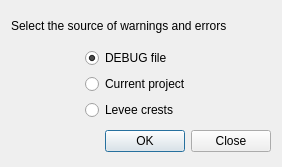
<?xml version="1.0" encoding="UTF-8"?>
<ui version="4.0">
 <class>errors_and_warnings_dlg</class>
 <widget class="QDialog" name="errors_and_warnings_dlg">
  <property name="geometry">
   <rect>
    <x>0</x>
    <y>0</y>
    <width>282</width>
    <height>167</height>
   </rect>
  </property>
  <property name="sizePolicy">
   <sizepolicy hsizetype="Minimum" vsizetype="Fixed">
    <horstretch>0</horstretch>
    <verstretch>0</verstretch>
   </sizepolicy>
  </property>
  <property name="acceptDrops">
   <bool>false</bool>
  </property>
  <property name="windowTitle">
   <string>Warnings and Errors</string>
  </property>
  <layout class="QGridLayout" name="gridLayout_2">
   <item row="0" column="0" colspan="3">
    <widget class="QLabel" name="label_4">
     <property name="text">
      <string>&lt;html&gt;&lt;head/&gt;&lt;body&gt;&lt;p&gt;Select the source of warnings and errors&lt;/p&gt;&lt;/body&gt;&lt;/html&gt;</string>
     </property>
    </widget>
   </item>
   <item row="1" column="0">
    <spacer name="horizontalSpacer">
     <property name="orientation">
      <enum>Qt::Horizontal</enum>
     </property>
     <property name="sizeHint" stdset="0">
      <size>
       <width>74</width>
       <height>20</height>
      </size>
     </property>
    </spacer>
   </item>
   <item row="1" column="1">
    <layout class="QGridLayout" name="gridLayout">
     <item row="0" column="0">
      <widget class="QRadioButton" name="debug_file_radio">
       <property name="text">
        <string>DEBUG file        </string>
       </property>
       <property name="checked">
        <bool>true</bool>
       </property>
      </widget>
     </item>
     <item row="1" column="0">
      <widget class="QRadioButton" name="current_project_radio">
       <property name="text">
        <string>Current project</string>
       </property>
      </widget>
     </item>
     <item row="2" column="0">
      <widget class="QRadioButton" name="levee_crest_radio">
       <property name="text">
        <string>Levee crests</string>
       </property>
      </widget>
     </item>
    </layout>
   </item>
   <item row="1" column="2">
    <spacer name="horizontalSpacer_2">
     <property name="orientation">
      <enum>Qt::Horizontal</enum>
     </property>
     <property name="sizeHint" stdset="0">
      <size>
       <width>73</width>
       <height>20</height>
      </size>
     </property>
    </spacer>
   </item>
   <item row="2" column="0">
    <spacer name="horizontalSpacer_3">
     <property name="orientation">
      <enum>Qt::Horizontal</enum>
     </property>
     <property name="sizeHint" stdset="0">
      <size>
       <width>74</width>
       <height>20</height>
      </size>
     </property>
    </spacer>
   </item>
   <item row="2" column="1" colspan="2">
    <widget class="QDialogButtonBox" name="errors_OK_btn">
     <property name="sizePolicy">
      <sizepolicy hsizetype="Preferred" vsizetype="Preferred">
       <horstretch>0</horstretch>
       <verstretch>0</verstretch>
      </sizepolicy>
     </property>
     <property name="orientation">
      <enum>Qt::Horizontal</enum>
     </property>
     <property name="standardButtons">
      <set>QDialogButtonBox::Close|QDialogButtonBox::Ok</set>
     </property>
     <property name="centerButtons">
      <bool>false</bool>
     </property>
    </widget>
   </item>
  </layout>
 </widget>
 <resources/>
 <connections>
  <connection>
   <sender>errors_OK_btn</sender>
   <signal>accepted()</signal>
   <receiver>errors_and_warnings_dlg</receiver>
   <slot>accept()</slot>
   <hints>
    <hint type="sourcelabel">
     <x>270</x>
     <y>391</y>
    </hint>
    <hint type="destinationlabel">
     <x>263</x>
     <y>220</y>
    </hint>
   </hints>
  </connection>
  <connection>
   <sender>errors_OK_btn</sender>
   <signal>rejected()</signal>
   <receiver>errors_and_warnings_dlg</receiver>
   <slot>reject()</slot>
   <hints>
    <hint type="sourcelabel">
     <x>338</x>
     <y>397</y>
    </hint>
    <hint type="destinationlabel">
     <x>361</x>
     <y>224</y>
    </hint>
   </hints>
  </connection>
 </connections>
</ui>
